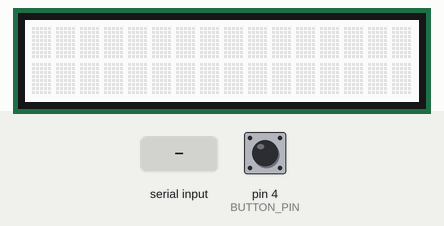
This sketch was run on a simulated Arduino Uno, built with avr-gcc and run on an emulated ATmega328P. Parts: 16×2 character LCD. The inputs (shaded band) are chosen by the test bench; at power-on: pin 4 (BUTTON_PIN) HIGH. What the sketch prints to the serial monitor is not drawn.

Above: at 1.1 s.
1.2 s: "g" received over Serial
2.7 s: "1" received over Serial
At 2.9 s:
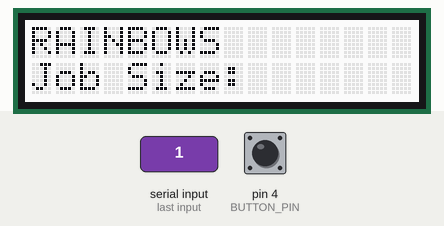
At 3.32 s:
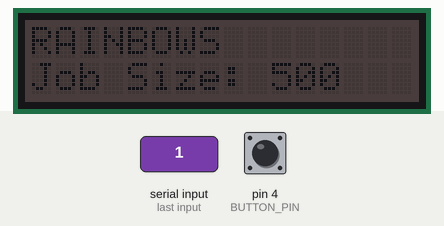
Timing chart, 0 to 5.7 s (numbered marks = the images above; inputs shaded):
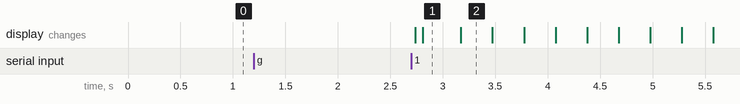

The sketch:

rgblcd.ino
```cpp
#include <Wire.h>
#include "rgb_lcd.h"

rgb_lcd lcd;
int jobSize = 500;
int algoType;
#define BUTTON_PIN 4
void setup()
{
  Serial.begin(9600);
  pinMode(BUTTON_PIN,INPUT_PULLUP);
  lcd.begin(16,2);
  delay(30);
  lcd.setRGB(255,255,255);
  delay(30);
  while(!(Serial.available() >0));
  algoType = Serial.read();
  Serial.println(jobSize);
  Serial.flush();
  lcd.clear();
  delay(30);
  while(!(Serial.available() > 0));


  lcd.setCursor(0,0);
  delay(30);
  lcd.write("RAINBOWS");
  delay(30);
  lcd.setCursor(0,1);
  delay(30);
  lcd.write("Job Size: ");
  delay(30);
  lcd.setCursor(10,1);
  delay(30);
  lcd.print(jobSize);
  delay(30);

  if(Serial.read() == 'g')
  {
    Serial.flush();
  }
  else Serial.println("ERROR");
}

void waitForStart()
{
  //Serial.println("Waiting for Start");
  if(algoType=='1')
  {
  Serial.println(jobSize);
  }
  while(!(Serial.available() > 0));
  if(Serial.read() == 'g')
  return;
}

void signalPolling()
{
  if(Serial.available() > 0)
  {
    if(Serial.read() == 's')
    {
      //Serial.println("Stopped");
      waitForStart();
    }
  }
  else return;

}

void loop()
{
  int sensorVal = digitalRead(BUTTON_PIN);
  int i,j,k;
  for(i=0;i<255;i+=2)
  {
    signalPolling();
    sensorVal = digitalRead(BUTTON_PIN);
    if(sensorVal == 0)
    {
      endFunc();
    }
    signalPolling();
    lcd.setRGB(i,0,0);
    delay(30);
    signalPolling();
    if(i%5==0) jobSize-= 1;
  }
  if(jobSize<=0)
  {
    completed();
  }
  lcd.setCursor(10,1);
  lcd.print("   ");
  lcd.setCursor(10,1);
  lcd.print(jobSize);
  for(j=0;j<255;j+=2)
  {
    signalPolling();
    sensorVal = digitalRead(BUTTON_PIN);
    if(sensorVal == 0)
    {
      endFunc();
    }
    signalPolling();
    lcd.setRGB(0,j,0);
    delay(30);
    signalPolling();
    if(j%5==0) jobSize-= 1;
  }
  if(jobSize<=0)
  {
    completed();
  }
  lcd.setCursor(10,1);
  lcd.print("   ");
  lcd.setCursor(10,1);
  lcd.print(jobSize);
  for(k=0;k<255;k+=2)
  {
    signalPolling();
    sensorVal = digitalRead(BUTTON_PIN);
    if(sensorVal == 0)
    {
      endFunc();
    }
    signalPolling();
    lcd.setRGB(0,0,k);
    delay(30);
    signalPolling();
  if(k%5==0) jobSize-= 1;
  }
  lcd.setCursor(10,1);
  lcd.print("   ");
  lcd.setCursor(10,1);
  lcd.print(jobSize);
  if(jobSize<=0)
  {
    completed();
  }
}

void endFunc()
{
  Serial.println("e");
  delay(20);
  lcd.clear();
  delay(30);
  lcd.setCursor(0,0);
  delay(30);
  lcd.write("Process Killed");
  delay(30);
  lcd.setCursor(0,1);
  delay(30);
  lcd.write("By User!");
  delay(30);
  lcd.setRGB(255,0,0);
  delay(30);
  delay(20);
  while(1);
}

void completed()
{
  Serial.println("e");
  delay(20);
  lcd.clear();
  delay(30);
  lcd.setCursor(0,0);
  delay(30);
  lcd.write("Process Finished");
  delay(30);
  lcd.setCursor(0,1);
  delay(30);
  lcd.write("Job Over!");
  delay(30);
  lcd.setRGB(0,255,0);
  delay(30);
  while(1);
}
```

Measured:
- after the input at 1.2 s, every drawn part: stays the same
- after the input at 2.7 s, the display: first changes at once (image 1 shows a later state)
